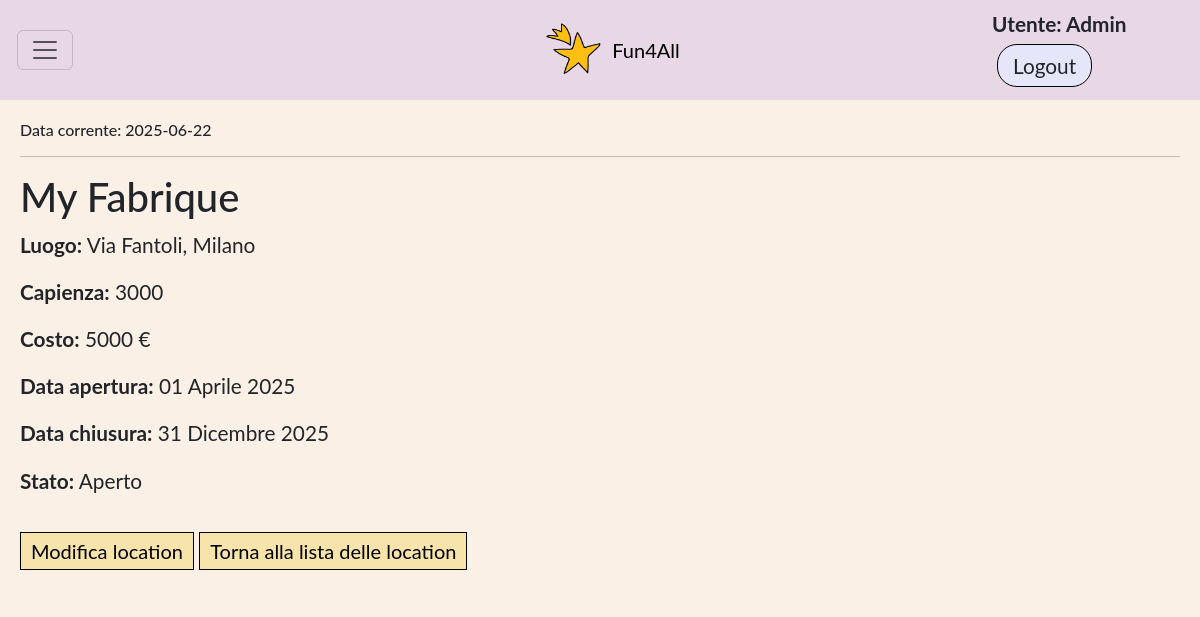
Page /locations/3 (signed in) on the committed database.
### app_fun4all/models.py (models this page shows, shortened)
class DataFittizia(models.Model):
    data_fittizia = models.DateField(validators=[valida_data_2025])
    admin = models.ForeignKey(User, on_delete=models.SET_NULL, null=True, blank=True)
    def __str__(self):
        return f"Data corrente: {self.data_fittizia}"
    class Meta:
        verbose_name_plural = 'Data Fittizia'
        permissions = (('can_manage_data_fittizia', 'Can manage Data Fittizia'),)

class Location(models.Model):
    nome = models.CharField(max_length=50)
    proprietario = models.ForeignKey(User, on_delete=models.SET_NULL, null=True, blank=True, related_name='locations' )
    luogo = models.CharField(max_length=100)
    capienza = models.PositiveIntegerField(validators=[MinValueValidator(1)])
    costo = models.PositiveIntegerField()
    data_apertura = models.DateField(validators=[valida_data_2025])
    data_chiusura = models.DateField(validators=[valida_data_2025])
    data_corrente = models.ForeignKey(DataFittizia, on_delete=models.PROTECT, null=True, blank=True, related_name='locations')
    Stato =[
        ('A', 'Attivo'),
        ('I', 'Inattivo'),
    ]
    stato = models.CharField(max_length=1, choices=Stato, default='A') #choices genera get_stato_display() che restituisce la descrizione dello stato
    class Meta:
        verbose_name_plural = 'Locations'
        permissions = (('can_manage_location', 'Can manage location'),)

### app_fun4all/views.py (the view)
# urls.py: path('locations/<int:pk>', views.LocationDetailView.as_view(), name='location-detail'),
class LocationDetailView(LoginRequiredMixin,PermissionRequiredMixin, generic.DetailView): #CBV per i dettagli di una location
    login_url = '/accounts/login/'
    model = Location
    permission_required = 'app_fun4all.can_manage_location'
    raise_exception = True

### app_fun4all/views.py (called while the page is built)
def data_corrente(request): #FBV che restituisce la data fittizia
    return { 'data_corrente': DataFittizia.objects.first() }

### app_fun4all/templates/app_fun4all/location_detail.html
{%extends 'base_generic.html'%}
{% block content %}
  <h1>{{ location.nome }}</h1>
  <p><strong>Luogo:</strong> {{ location.luogo }}</p>
  <p><strong>Capienza:</strong> {{ location.capienza }}</p>
  <p><strong>Costo:</strong> {{ location.costo }} € </p>
  {% if location.stato == 'A' %}
    <p><strong>Data apertura:</strong> {{ location.data_apertura }}</p>
    <p><strong>Data chiusura:</strong> {{ location.data_chiusura }}</p>
    <p><strong>Stato:</strong> Aperto</p>
  {% else %}
    <p><strong>Stato:</strong> Chiuso</p>
  {% endif %}
  {% if perms.app_fun4all.can_manage_location %}
    <a class = "btn-link" href="{% url 'modify-location' location.pk %}">Modifica location</a>
    <a class = "btn-link" href="{% url 'locations' %}">Torna alla lista delle location</a>
  {% endif %}
{% endblock %}

### app_fun4all/templates/base_generic.html (shortened to what this page needs)
<!DOCTYPE html>
<html lang="en">
<head>
    {% load static %}
    <link rel="stylesheet" href="https://cdn.jsdelivr.net/npm/bootstrap@5.3.0/dist/css/bootstrap.min.css">
    <link rel="stylesheet" href="{% static 'css/style.css' %}">
    <link rel="stylesheet" href="{% static 'css/home_layout.css' %}">
</head>
<body>
    <div class="box">
        {% block sidebar %}
            <nav class="navbar" style="background-color:rgb(232, 215, 228)">
                <div class="container-fluid d-flex align-items-center">
                    <div class="col-2">
                        {% if user.is_authenticated %}
                            <button class="navbar-toggler"
                                    type="button"
                                    data-bs-toggle="collapse"
                                    data-bs-target="#funzionalita"
                                    aria-expanded="false"
                                    aria-controls="funzionalita"
                                    aria-label="Toggle navigation">
                                <span class="navbar-toggler-icon"></span>
                            </button>
                        {% endif %}
                    </div>
                    <div class="col-8 text-center">
                        <a class="navbar-brand" href="{% url 'home' %}" style="display:flex;align-items:center;justify-content:center;">
                        <img src="{% static 'images/favicon.png' %}" alt="Logo" width="60" height="54" class="d-inline-block align-text-top me-2">
                        Fun4All
                    </a>
                    </div>
                    <div class="col-2 text-end">
                        {% if user.is_authenticated %}
                        <div class="autent ">
                            <span style="margin-right: 15px; font-weight: bold;"> Utente: {{ user.get_username }}</span>
                            <form style="display:inline" method="post" action="{% url 'logout' %}?next={% url 'home' %}">
                                <button class="btn">Logout</button>
                            </form>
                        </div>
                         {% else %}
                        <div class="autent ">
                            <a class="btn" href="{% url 'resetlogin' request.path %}">Login</a>
                            <a class="btn" href="{% url 'signup' request.path %}">Signup</a>
                        </div>
                        {% endif %}
                    </div>
                </div>
            </nav>
        {% endblock %}
        <div class="contenuto-principale" id="main-content">
            <h6>{{ data_corrente }}</h6>
            <hr>
            {% block content %}{% endblock %}
        </div>
    </div>
</body>
</html>

### app_fun4all/static/css/style.css (style rules this page uses)
body { font-family: "Lato", sans-serif; font-size : 1.3em; height : 96vh; margin-top: 2vh; margin-bottom: 2vh; }
button { display: inline-block; border: 1px solid black; padding: 3px 10px; cursor: pointer; background-color: #f7e4aa; transition: background-color 0.3s; font-size: 20px; margin: 5px; }
.navbar-brand { display: flex; align-items: center; margin-left:40px; text-align: end; }
.autent { display: flex; align-items: center; flex-wrap: wrap; align-content: end; }
.btn { border:solid black 0.09em; border-radius: 20px; background-color: lavender; padding: 5px 15px; font-size: 1em; margin: 5px; cursor:pointer; }
.btn-link { display: inline-block; color: black; text-decoration: none; border: 1px solid black; padding: 3px 10px; cursor:pointer; background-color: #f7e4aa; transition: background-color 0.3s; font-size: 20px; margin-top: 20px; }

### app_fun4all/static/css/home_layout.css (style rules this page uses)
html, body { height: 100%; margin: 0; }
.box { width: 100%; min-height: 100vh; background: linen; overflow: auto; }
.contenuto-principale { padding: 20px; width: 100%; height: 95%; background-color: linen; }

### rows in the picture
DataFittizia: data_fittizia "Data corrente: 2025-06-22"
Location: nome "My Fabrique", luogo "Via Fantoli, Milano", capienza "3000", costo "5000", data_apertura "01 Aprile 2025", data_chiusura "31 Dicembre 2025"

### other values in the picture
{{ user.get_username }} "Admin"
